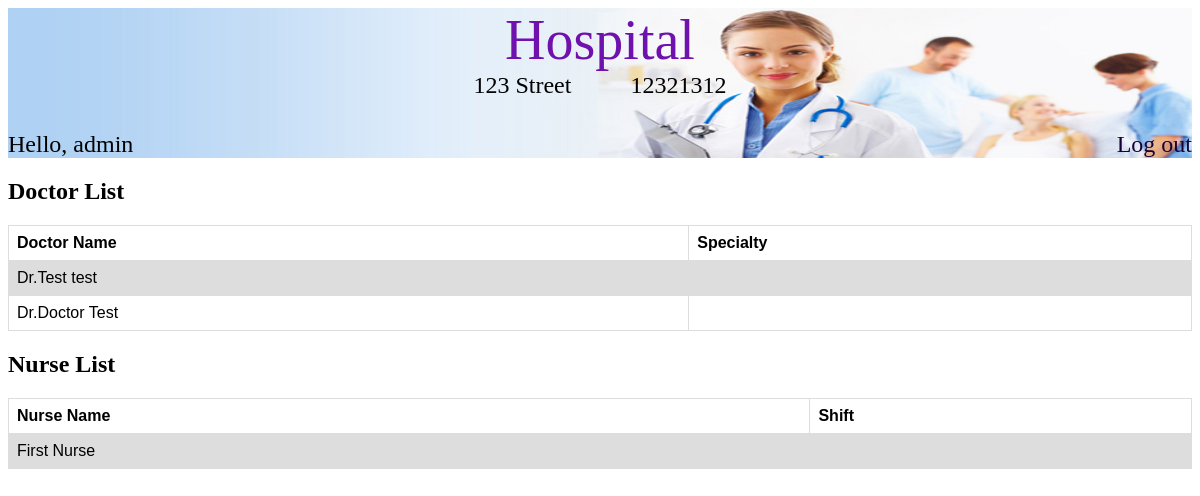
Page /staff/ (signed in) on the committed database.
### hospital/models.py (models this page shows, shortened)
class Hospital(models.Model):
    name = models.CharField(max_length=50)
    address = models.CharField(max_length=100)
    phone_number = models.CharField(max_length=10)
    patient_rooms = models.ManyToManyField(PatientRoom, symmetrical=False)
    surgery_rooms = models.ManyToManyField(SurgeryRoom, symmetrical=False)
    patients = models.ManyToManyField(Patient, symmetrical=False)
    doctors = models.ManyToManyField(Doctors, symmetrical=False)
    nurses = models.ManyToManyField(Nurses, symmetrical=False)

### Person/models.py (models this page shows)
class Employee(Persons):
    shift = models.CharField(max_length=200, default='', blank=True)
    jobDesc = models.CharField(max_length=200, default='', blank=True)
    salary = models.DecimalField(max_digits=7, decimal_places=0, default=Decimal('0.00'))
    class Meta:
        abstract=True

class Doctors(Employee):
    specialty = models.CharField(max_length=200, default='', blank=True)

class Nurses(Employee):
    specialty = models.CharField(max_length=200, default='', blank=True)

### Person/views.py (the view)
# urls.py: url(r'^staff/$', views.listStaff, name='staff_list'),
def listStaff(request):
	hospital=get_object_or_404(Hospital, id=1)
	nursesList=hospital.nurses.all()
	doctorsList=hospital.doctors.all()
	print(doctorsList)
	print(nursesList)
	return render(request, 'Staff.html',{'doctorsList':doctorsList, 'nursesList':nursesList, 'hospital':hospital})

### Person/models.py (called while the page is built)
    def __str__(self):
        return self.firstName+ " "+ self.lastName

### Person/templates/Staff.html (shortened to what this page needs)
{% extends "base.html" %}
{% block header %}
<div class="container_header">
    {% if hospital is not None %}
        <div class="container_hospital_info">
            <div class="hospital_title"><a class="hospital_title_text" href="{% url 'hospital:home' %}">{{ hospital.name }}</a></div>
            <div class="hospital_info">
                <div>{{ hospital.address }}</div>
                <div class="padding"></div>
                <div>{{ hospital.phone_number }}</div>
            </div>
        </div>
    {% else %}
        <a href="/" class="logo">My Hospital</a>
    {% endif %}
    <div class="container_user_info">
        {% if user.is_authenticated %}
            <div class="user_name_info">Hello, {{user.username}}</div>
            <div><a class="log_out" href="{% url 'accounts:logout' %}">Log out</a></div>
        {% else %}
            <a href="{% url 'accounts:login' %}">Log in</a>
        {% endif %}
    </div>
</div>
{% endblock %}
{% block content %}
    <div class="container_doctor">
        <h2 class="Doctor List">Doctor List</h2>
        <table>
            <tr>
                <th class="doctor_name_table_header">Doctor Name</th>
                <th class="doctor_specialty_table_header">Specialty</th>
            </tr>
        {%for dr in doctorsList%}
            <tr class="table_row_doctor">
                <td>Dr.{{dr.firstName}} {{dr.lastName}} </td>
                <td>{{dr.specialty}}</td>
            </tr>
        {%endfor%}
        </table>
    </div>
        <h2 class="Nurse  List">Nurse List</h2>
        <table>
            <tr>
                <th class="nurse_name_table_header">Nurse Name</th>
                <th class="nurse_shift_table_header">Shift</th>
            </tr>
        {%for nr in nursesList%}
                <tr class="table_row_nurse">
                    <td>{{nr.firstName}} {{nr.lastName}}</td>
                    <td>{{nr.shift}}</td>
                </tr>
        {%endfor%}
        </table>
    </div>
{% endblock %}

### hospital/static/css/hospital.css (style rules this page uses)
table { font-family: arial, sans-serif; border-collapse: collapse; width: 100%; }
td, th { border: 1px solid #dddddd; text-align: left; padding: 8px; }
tr:nth-child(even) { background-color: #dddddd; }
.table_row_not_available, .table_row_available, .padding { width: 5%; }
.container_user_info, .hospital_info { display: flex; flex-direction: row; justify-content: space-between; }
.container_hospital_info { display: flex; flex-direction: column; align-items: center; }
.hospital_info { width: 100%; justify-content: center; }
.container_header { background-image: url("hospital.jpg"); background-size: 100% 100%; height: 150px; display: flex; flex-direction: column; justify-content: space-between; }
.hospital_title_text { font-family: "Times New Roman", Times, serif; font-size: 3.5em; text-decoration: none; color: #6e11ad; }
.hospital_info, .container_user_info { font-family: "Times New Roman", Times, serif; font-size: 1.5em; text-decoration: none; color: black; }
.log_out { color: #150335; text-decoration: none; }

### rows in the picture
Hospital: name "Hospital", address "123 Street", phone_number "12321312"
Doctors: firstName "Test", lastName "test"
Doctors: firstName "Doctor", lastName "Test"
Nurses: firstName "First", lastName "Nurse"

### other values in the picture
{{ user.username }} "admin"
